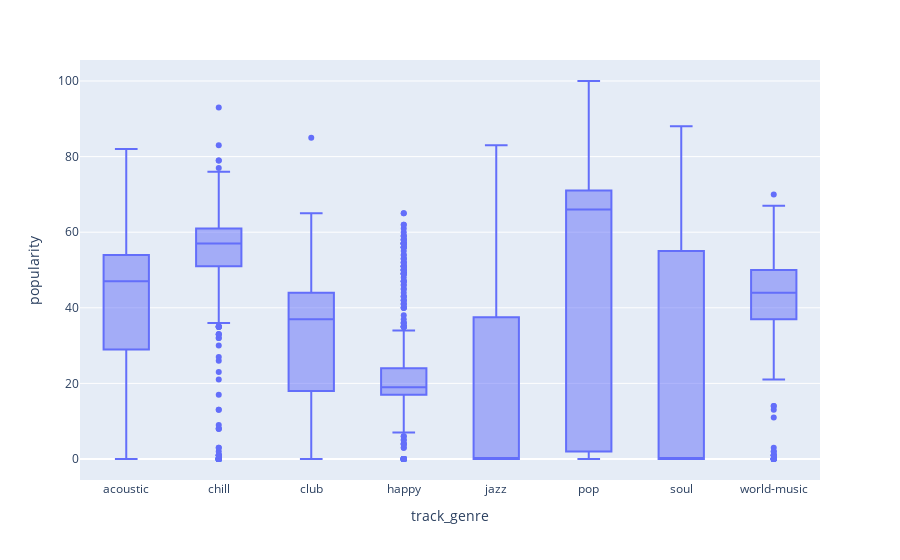

Write notebook code for a chart like this one.
### Code cell
px.box(cdf, x='track_genre', y='popularity')

### Figure 1 — Plotly figure (JSON) as saved in the notebook; plotly's stock layout.template omitted (floating-point values rounded to 4 significant figures; data arrays with more than 128 entries replaced by an {"elided": "..."} marker saying what was removed)
{"data": [{"alignmentgroup": "True", "hovertemplate": "track_genre=%{x}<br>popularity=%{y}<extra></extra>", "legendgroup": "", "marker": {"color": "#636efa"}, "name": "", "notched": false, "offsetgroup": "", "orientation": "v", "showlegend": false, "type": "box", "x": {"elided": "8000 str values"}, "x0": " ", "xaxis": "x", "y": {"elided": "8000 int values"}, "y0": " ", "yaxis": "y"}], "layout": {"boxmode": "group", "legend": {"tracegroupgap": 0}, "margin": {"t": 60}, "xaxis": {"anchor": "y", "domain": [0, 1], "title": {"text": "track_genre"}}, "yaxis": {"anchor": "x", "domain": [0, 1], "title": {"text": "popularity"}}}}
